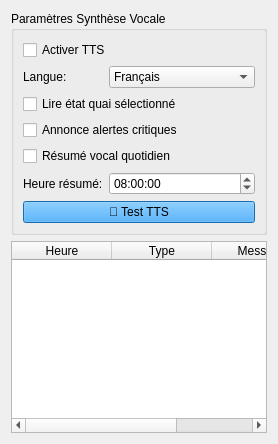
               <widget class="QWidget" name="tabTTS">
                <attribute name="title">
                 <string> TTS</string>
                </attribute>
                <layout class="QVBoxLayout" name="ttsTabLayout">
                 <item>
                  <widget class="QGroupBox" name="groupBoxTTSSettings">
                   <property name="title">
                    <string>Paramètres Synthèse Vocale</string>
                   </property>
                   <layout class="QFormLayout" name="ttsFormLayout">
                    <item row="0" column="0" colspan="2">
                     <widget class="QCheckBox" name="checkBoxEnableTTS">
                      <property name="text">
                       <string>Activer TTS</string>
                      </property>
                     </widget>
                    </item>
                    <item row="1" column="0">
                     <widget class="QLabel" name="labelLanguage">
                      <property name="text">
                       <string>Langue:</string>
                      </property>
                     </widget>
                    </item>
                    <item row="1" column="1">
                     <widget class="QComboBox" name="comboBoxLanguage">
                      <item>
                       <property name="text">
                        <string>Français</string>
                       </property>
                      </item>
                      <item>
                       <property name="text">
                        <string>Arabe</string>
                       </property>
                      </item>
                      <item>
                       <property name="text">
                        <string>Anglais</string>
                       </property>
                      </item>
                     </widget>
                    </item>
                    <item row="2" column="0" colspan="2">
                     <widget class="QCheckBox" name="checkBoxReadSelected">
                      <property name="text">
                       <string>Lire état quai sélectionné</string>
                      </property>
                     </widget>
                    </item>
                    <item row="3" column="0" colspan="2">
                     <widget class="QCheckBox" name="checkBoxCriticalAlerts">
                      <property name="text">
                       <string>Annonce alertes critiques</string>
                      </property>
                     </widget>
                    </item>
                    <item row="4" column="0" colspan="2">
                     <widget class="QCheckBox" name="checkBoxDailySummary">
                      <property name="text">
                       <string>Résumé vocal quotidien</string>
                      </property>
                     </widget>
                    </item>
                    <item row="5" column="0">
                     <widget class="QLabel" name="labelSummaryTime">
                      <property name="text">
                       <string>Heure résumé:</string>
                      </property>
                     </widget>
                    </item>
                    <item row="5" column="1">
                     <widget class="QTimeEdit" name="timeEditSummary">
                      <property name="time">
                       <time>
                        <hour>8</hour>
                        <minute>0</minute>
                        <second>0</second>
                       </time>
                      </property>
                     </widget>
                    </item>
                    <item row="6" column="0" colspan="2">
                     <widget class="QPushButton" name="btnTestTTS">
                      <property name="styleSheet">
                       <string notr="true">background-color: #2196F3;</string>
                      </property>
                      <property name="text">
                       <string>🎤 Test TTS</string>
                      </property>
                     </widget>
                    </item>
                   </layout>
                  </widget>
                 </item>
                 <item>
                  <widget class="QTableWidget" name="tableTTSLog">
                   <property name="alternatingRowColors">
                    <bool>true</bool>
                   </property>
                   <column>
                    <property name="text">
                     <string>Heure</string>
                    </property>
                   </column>
                   <column>
                    <property name="text">
                     <string>Type</string>
                    </property>
                   </column>
                   <column>
                    <property name="text">
                     <string>Message</string>
                    </property>
                   </column>
                  </widget>
                 </item>
                </layout>
               </widget>
